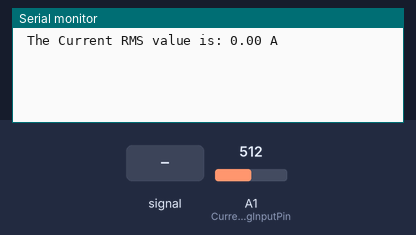
The sketch below on a simulated Arduino Uno, built with avr-gcc and run on an emulated ATmega328P. On the bench: the last lines printed to the serial monitor. The inputs (shaded band) are chosen by the test bench; at power-on: A1 (CurrentAnalogInputPin) = 512.

Above: at 1.2 s.
1.3 s: A1 (CurrentAnalogInputPin) fed a 200 Hz sine of ±81 counts around its level
At 2.7 s:
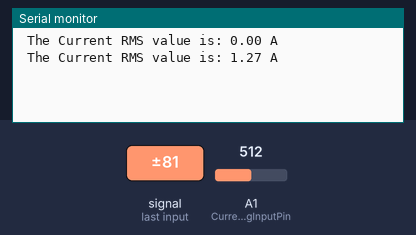
2.8 s: A1 (CurrentAnalogInputPin) set to 716
At 4.1 s:
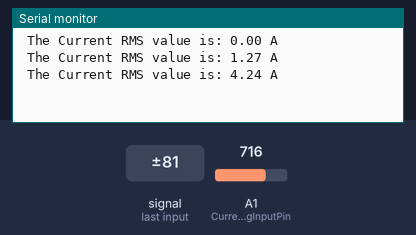
4.3 s: A1 (CurrentAnalogInputPin) set to 900
At 6.4 s:
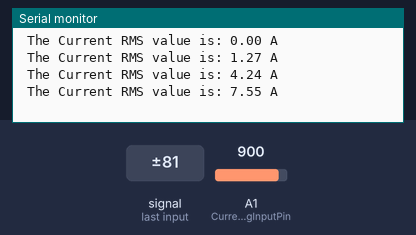
Timing chart, 0 to 7.9 s (numbered marks = the images above; inputs shaded):
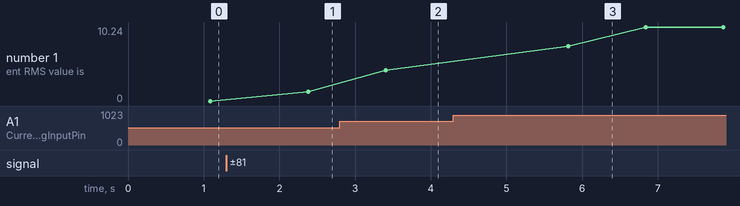

The sketch:

ACS712_long.ino
```cpp
// AC Current Sensor without LCD By Solarduino

// Note Summary
// Note :  Safety is very important when dealing with electricity. We take no responsibilities while you do it at your own risk.
// Note :  This AC Current Sensor Code is for ACS712 current module and Hall effect split core current transformer use.
// Note :  The value shown in Serial Monitor is refreshed every second and is the average value of 1000 sample readings.
// Note :  The current measured is the Root Mean Square (RMS) value.
// Note :  The analog value per sample is squared and accumulated for every 1000 samples before being averaged. The averaged value is then getting square-rooted.
// Note :  The auto calibration (currentOffset1) is using averaged analogRead value of 1000 samples.
// Note :  The auto calibration (currentOffset2) is using calculated RMS current value including currentOffset1 value for calibration.
// Note :  The unit provides reasonable accuracy and may not be comparable with other expensive branded and commercial product.
// Note :  All credit shall be given to Solarduino.

/*/////////////////////////////////////////////////////////////////////////////////////////////////////////////////////////////////////////////////////////////////////////////////////*/////////////*/

        /* 0- General */

        int decimalPrecision = 2;                   // decimal places for all values shown in LED Display & Serial Monitor


        /* 1- AC Current Measurement */

        int CurrentAnalogInputPin = A1;             // Which pin to measure Current Value (A0 is reserved for LCD Display Shield Button function)
        float mVperAmpValue = 185;                  // If using ACS712 current module : for 5A module key in 185, for 20A module key in 100, for 30A module key in 66
                                                    // If using "Hall-Effect" Current Transformer, key in value using this formula: mVperAmp = maximum voltage range (in milli volt) / current rating of CT
                                                    // For example, a 20A Hall-Effect Current Transformer rated at 20A, 2.5V +/- 0.625V, mVperAmp will be 625 mV / 20A = 31.25mV/A
        float offsetSampleRead = 0;                 /* to read the value of a sample for offset purpose later */
        float currentSampleRead  = 0;               /* to read the value of a sample including currentOffset1 value*/
        float currentLastSample  = 0;               /* to count time for each sample. Technically 1 milli second 1 sample is taken */
        float currentSampleSum   = 0;               /* accumulation of sample readings */
        float currentSampleCount = 0;               /* to count number of sample. */
        float currentMean ;                         /* to calculate the average value from all samples, in analog values*/
        float RMSCurrentMean ;                      /* square roof of currentMean, in analog values */
        float adjustRMSCurrentMean ;                /* RMScurrentMean including currenOffset2, in analog values */
        float FinalRMSCurrent ;                     /* the final RMS current reading*/


            /*1.1 Offset AC Current */

            float currentOffset1 = 0;                   // to Offset deviation and accuracy. Offset any fake current when no current operates.
                                                        // Offset will automatically callibrate when SELECT Button on the LCD Display Shield is pressed.
                                                        // If you do not have LCD Display Shield, look into serial monitor to add or minus the value manually and key in here.
                                                        // 26 means add 26 to all analog value measured
            float currentOffset2 = 0;                   // to offset value due to calculation error from squared and square root.


void setup()                                              /*codes to run once */

{

        /* 0- General */

        Serial.begin(9600);                               /* to display readings in Serial Monitor at 9600 baud rates */


}


void loop()                                               /*codes to run again and again */
{

        /* 1- AC Current Measurement */

        if(millis() >= currentLastSample + 1)                                                                 /* every 1 milli second taking 1 reading */
          {
           offsetSampleRead = analogRead(CurrentAnalogInputPin)-512;                                          /* Read analog value. This is for offset purpose */
           currentSampleRead = analogRead(CurrentAnalogInputPin)-512 + currentOffset1;                        /* read the sample value including offset value*/
           currentSampleSum = currentSampleSum + sq(currentSampleRead) ;                                      /* accumulate total analog values for each sample readings*/

           currentSampleCount = currentSampleCount + 1;                                                       /* to count and move on to the next following count */
           currentLastSample = millis();                                                                      /* to reset the time again so that next cycle can start again*/
          }

        if(currentSampleCount == 1000)                                                                        /* after 1000 count or 1000 milli seconds (1 second), do this following codes*/
          {
            currentMean = currentSampleSum/currentSampleCount;                                                /* average accumulated analog values*/
            RMSCurrentMean = sqrt(currentMean);                                                               /* square root of the average value*/
            adjustRMSCurrentMean = RMSCurrentMean + currentOffset2;                                           /* square root of the average value including offset value */
            FinalRMSCurrent = (((adjustRMSCurrentMean /1024) *5000) /mVperAmpValue);                          /* calculate the final RMS current*/
            Serial.print(" The Current RMS value is: ");
            Serial.print(FinalRMSCurrent,decimalPrecision);
            Serial.println(" A ");
            currentSampleSum =0;                                                                              /* to reset accumulate sample values for the next cycle */
            currentSampleCount=0;                                                                             /* to reset number of sample for the next cycle */
          }


}
```

Measured:
- after the input at 1.3 s, the serial monitor: prints a new line after 1.1 s (image 1)
- after the input at 2.8 s, the serial monitor: prints a new line after 0.60 s (image 2)
- after the input at 4.3 s, the serial monitor: prints a new line after 1.5 s (image 3)
- plotted number 1: 0 → 1.27 after the input at 1.3 s, 1.27 → 4.24 after the input at 2.8 s, 4.24 → 10.24 after the input at 4.3 s
